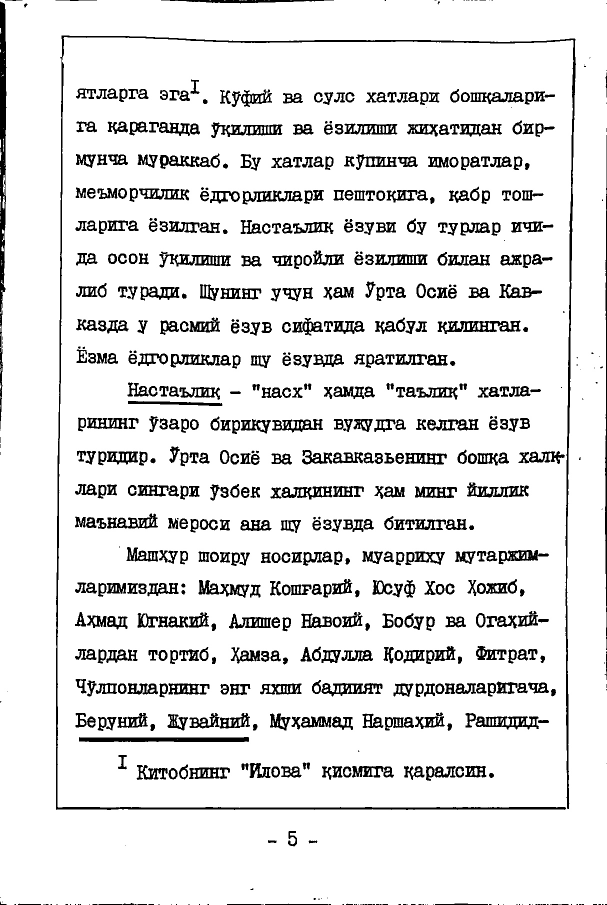
#> input picture 1.jpg, 1214 x 1809 px (shown at 1/2 size)
$ python -i page.py   (imports and definitions only)   (older library calls are emulated)
#> lines starting #> are read from the running program, lines starting #| are printed output that depends on the picture; after the words box and inside, x2 and y2 are one past the last pixel; in counts of white or black regions, pixels touching at a corner belong together
### ocr/helpers.py
""
import matplotlib.pyplot as plt
import numpy as np
import cv2

SMALL_HEIGHT = 800


# [5 lines left out: function implt, not called in this run]


def resize(img, height=SMALL_HEIGHT, allways=False):
    """Resize image to given height."""
    if (img.shape[0] > height or allways):
        rat = height / img.shape[0]
        return cv2.resize(img, (int(rat * img.shape[1]), height))

    return img


def ratio(img, height=SMALL_HEIGHT):
    """Getting scale ratio."""
    return img.shape[0] / height


# [12 lines left out: function img_extend, not called in this run]

### ocr/page.py
import numpy as np
import cv2

from .helpers import *


def detection(image):
    """Finding Page."""
    # Edge detection
    image_edges = _edges_detection(image, 200, 250)

    # Close gaps between edges (double page clouse => rectangle kernel)
    closed_edges = cv2.morphologyEx(image_edges,
                                    cv2.MORPH_CLOSE,
                                    np.ones((5, 11)))
    # Countours
    page_contour = _find_page_contours(closed_edges, resize(image))
    # Recalculate to original scale
    page_contour = page_contour.dot(ratio(image))
    # Transform prespective
    new_image = _persp_transform(image, page_contour)
    return new_image


def _edges_detection(img, minVal, maxVal):
    """Preprocessing (gray, thresh, filter, border) + Canny edge detection."""
    img = cv2.cvtColor(resize(img), cv2.COLOR_BGR2GRAY)

    img = cv2.bilateralFilter(img, 9, 75, 75)
    img = cv2.adaptiveThreshold(img, 255,
                                cv2.ADAPTIVE_THRESH_GAUSSIAN_C,
                                cv2.THRESH_BINARY, 115, 4)

    # Median blur replace center pixel by median of pixels under kelner
    # => removes thin details
    img = cv2.medianBlur(img, 11)

    # Add black border - detection of border touching pages
    img = cv2.copyMakeBorder(img, 5, 5, 5, 5,
                             cv2.BORDER_CONSTANT,
                             value=[0, 0, 0])
    return cv2.Canny(img, minVal, maxVal)


def _four_corners_sort(pts):
    """Sort corners in order: top-left, bot-left, bot-right, top-right."""
    diff = np.diff(pts, axis=1)
    summ = pts.sum(axis=1)
    return np.array([pts[np.argmin(summ)],
                     pts[np.argmax(diff)],
                     pts[np.argmax(summ)],
                     pts[np.argmin(diff)]])


def _contour_offset(cnt, offset):
    """Offset contour because of 5px border."""
    cnt += offset
    cnt[cnt < 0] = 0
    return cnt


def _find_page_contours(edges, img):
    """Finding corner points of page contour."""
    im2, contours, hierarchy = cv2.findContours(edges,
                                                cv2.RETR_TREE,
                                                cv2.CHAIN_APPROX_SIMPLE)

    # Finding biggest rectangle otherwise return original corners
    height = edges.shape[0]
    width = edges.shape[1]
    MIN_COUNTOUR_AREA = height * width * 0.5
    MAX_COUNTOUR_AREA = (width - 10) * (height - 10)

    max_area = MIN_COUNTOUR_AREA
    page_contour = np.array([[0, 0],
                             [0, height - 5],
                             [width - 5, height - 5],
                             [width - 5, 0]])

    for cnt in contours:
        perimeter = cv2.arcLength(cnt, True)
        approx = cv2.approxPolyDP(cnt, 0.03 * perimeter, True)

        # Page has 4 corners and it is convex
        if (len(approx) == 4 and
                cv2.isContourConvex(approx) and
                max_area < cv2.contourArea(approx) < MAX_COUNTOUR_AREA):
            max_area = cv2.contourArea(approx)
            page_contour = approx[:, 0]

    # Sort corners and offset them
    page_contour = _four_corners_sort(page_contour)
    return _contour_offset(page_contour, (-5, -5))


def _persp_transform(img, s_points):
    """Transform perspective from start points to target points."""
    # Euclidean distance - calculate maximum height and width
    height = max(np.linalg.norm(s_points[0] - s_points[1]),
                 np.linalg.norm(s_points[2] - s_points[3]))
    width = max(np.linalg.norm(s_points[1] - s_points[2]),
                np.linalg.norm(s_points[3] - s_points[0]))

    # Create target points
    t_points = np.array([[0, 0],
                         [0, height],
                         [width, height],
                         [width, 0]], np.float32)

    # getPerspectiveTransform() needs float32
    if s_points.dtype != np.float32:
        s_points = s_points.astype(np.float32)

    M = cv2.getPerspectiveTransform(s_points, t_points)
    return cv2.warpPerspective(img, M, (int(width), int(height)))

>>> import cv2
>>> picture = cv2.imread('../1.jpg')
#> picture is the input picture: shape (1809, 1214, 3); min 0, max 255, mean 227.5
>>> result = detection(picture)
#> in resize, `return cv2.resize(img, (int(rat * img.shape[1]), height))`:
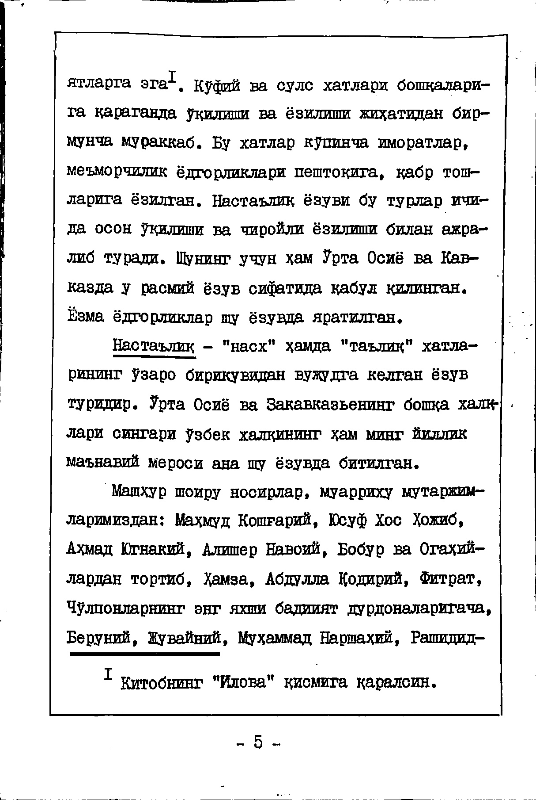
#> returned value: shape (800, 536, 3); min 0, max 255, mean 227.5
#> in _edges_detection, `img = cv2.adaptiveThreshold(img, 255, cv2.ADAPTIVE_THRESH_GAUSSIAN_C, ..`:
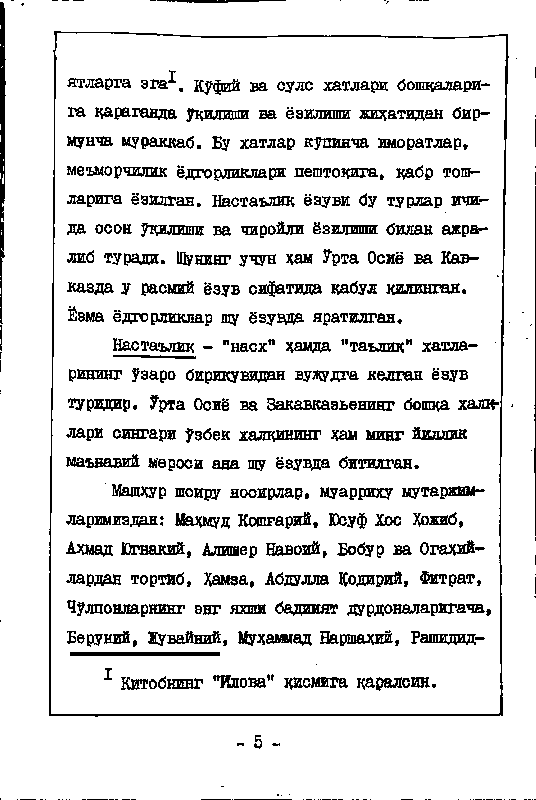
#> img: shape (800, 536); 88.1% white; black in thin lines or dots
#> in _edges_detection, `img = cv2.medianBlur(img, 11)`:
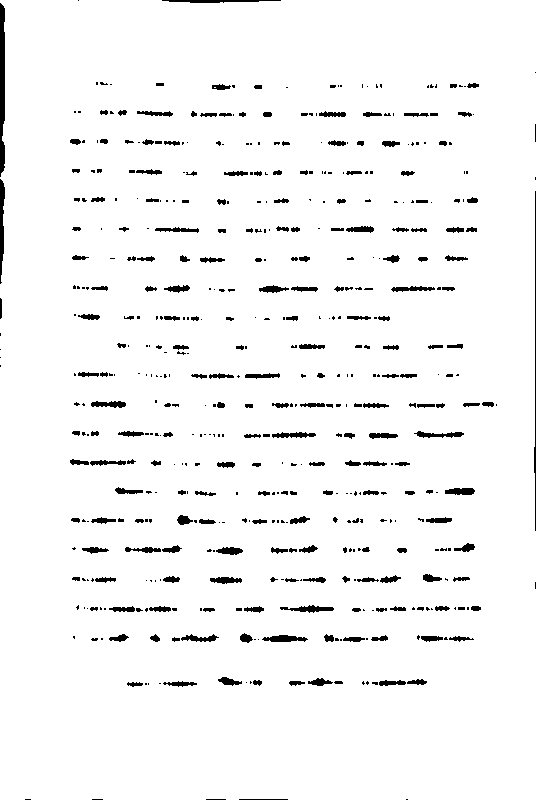
#> img: shape (800, 536); 96.1% white; 500 black regions (279 under 20 px), largest, box (x1, y1, x2, y2) and area: (0, 3, 5, 177) 776, (534, 191, 536, 531) 366, (0, 179, 5, 284) 348
#> in _edges_detection, `img = cv2.copyMakeBorder(img, 5, 5, 5, 5, cv2.BORDER_CONSTANT, value=[..`:
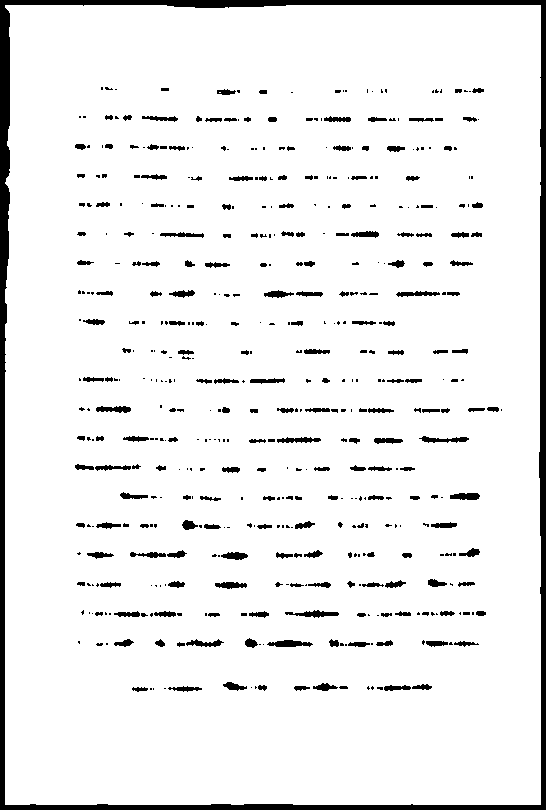
#> img: shape (810, 546); 93.2% white; 482 black regions (267 under 20 px), largest, box (x1, y1, x2, y2) and area: (0, 0, 546, 810) 15355, (267, 640, 313, 647) 221, (285, 610, 339, 618) 219
#> in _edges_detection, `return cv2.Canny(img, minVal, maxVal)`:
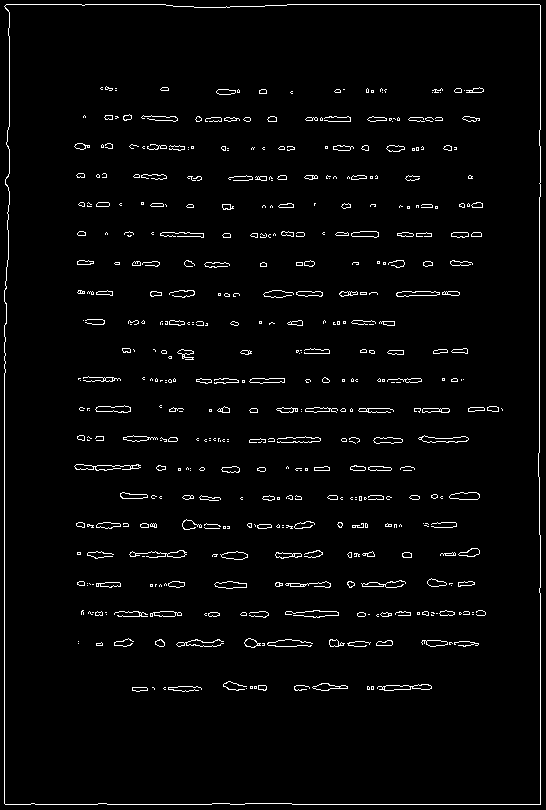
#> returned value: shape (810, 546); 2.8% white in thin lines or dots
#> in detection, `closed_edges = cv2.morphologyEx(image_edges, cv2.MORPH_CLOSE, np.ones(..`:
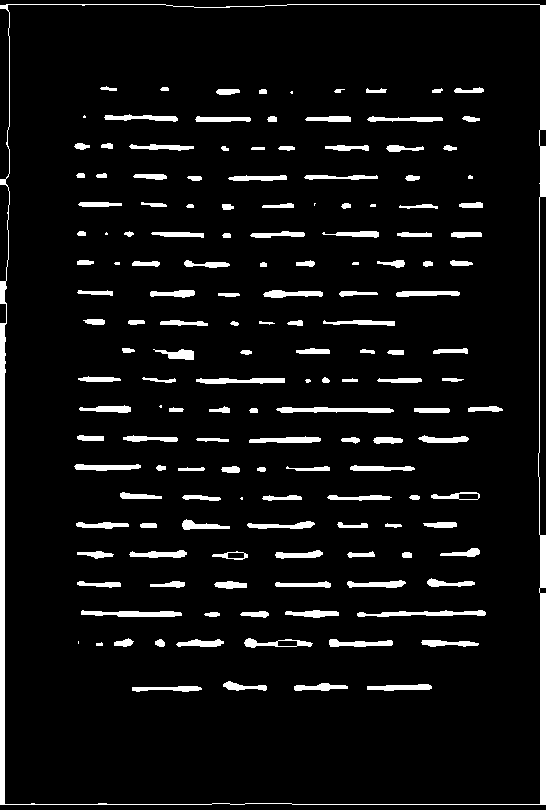
#> closed_edges: shape (810, 546); 6.7% white; 157 white regions (11 under 20 px)
#> in _find_page_contours, `im2, contours, hierarchy = cv2.findContours(edges, cv2.RETR_TREE, cv2...`: contours = 161 contours, 16 with area under 20; largest, box (x1, y1, x2, y2) and area: (0, 4, 546, 805) 431161, (4, 4, 541, 805) 426850, (276, 407, 394, 413) 406, (81, 610, 182, 617) 386, (357, 610, 486, 617) 381
#> the loop in _find_page_contours, `for cnt in contours:` made 161 passes
#> (perimeter, max_area, page_contour) on pass 2: (2692.8, 426269, [[8, 4], [540, 5], [539, 804], [4, 803]])
#> (perimeter, approx) on passes 1, 3, 4, 5, 8, 9: (2768.7, [[0, 5], [0, 804], [545, 804], [545, 5]]), (146.1, [[201, 688], [132, 690]]), (135.9, [[431, 686], [367, 689]]), (116.4, [[347, 686], [321, 683], [294, 689]]), (4, [[78, 641], [78, 643]]), (123.2, [[421, 642], [478, 644]])
#> after the loop in _find_page_contours, `for cnt in contours:`: max_area = 426269
#> in _four_corners_sort, `diff = np.diff(pts, axis=1)`: diff = [-4, -535, 265, 799]
#> in _four_corners_sort, `summ = pts.sum(axis=1)`: summ = [12, 545, 1343, 807]
#> in _find_page_contours, `page_contour = _four_corners_sort(page_contour)`: page_contour = [[8, 4], [4, 803], [539, 804], [540, 5]]
#> in _contour_offset, `cnt += offset`: cnt = [[3, -1], [-1, 798], [534, 799], [535, 0]]
#> in detection, `page_contour = _find_page_contours(closed_edges, resize(image))`: page_contour = [[3, 0], [0, 798], [534, 799], [535, 0]]
#> in detection, `page_contour = page_contour.dot(ratio(image))`: page_contour = [[6.78, 0], [0, 1804.5], [1207.5, 1806.7], [1209.8, 0]]
#> in _persp_transform, `height = max(np.linalg.norm(s_points[0] - s_points[1]), np.linalg.norm..`: height = 1806.7
#> in _persp_transform, `width = max(np.linalg.norm(s_points[1] - s_points[2]), np.linalg.norm(..`: width = 1207.5
#> in _persp_transform, `t_points = np.array([[0, 0], [0, height], [width, height], [width, 0]]..`: t_points = [[0, 0], [0, 1806.7], [1207.5, 1806.7], [1207.5, 0]]
#> in _persp_transform, `s_points = s_points.astype(np.float32)`: s_points has the same summary as page_contour in detection
#> in _persp_transform, `M = cv2.getPerspectiveTransform(s_points, t_points)`: M = [[1.01, 0.00378, -6.82], [6.39e-19, 1.01, -7.73e-16], [1.04e-06, 2.09e-06, 1]]
#> in _persp_transform, `return cv2.warpPerspective(img, M, (int(width), int(height)))`:
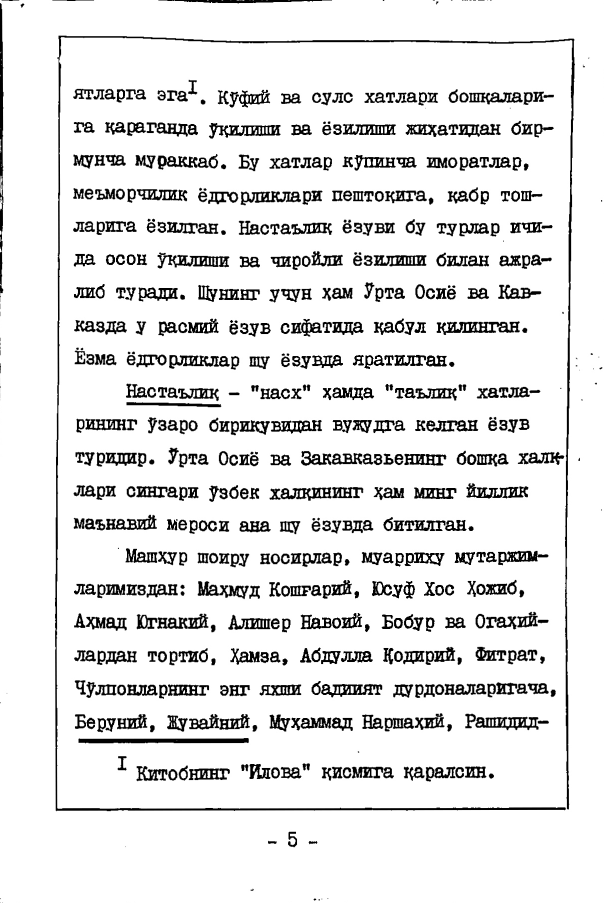
#> returned value: shape (1806, 1207, 3) (shown at 1/2 size); min 0, max 255, mean 228

$ run again, on cyc2.png
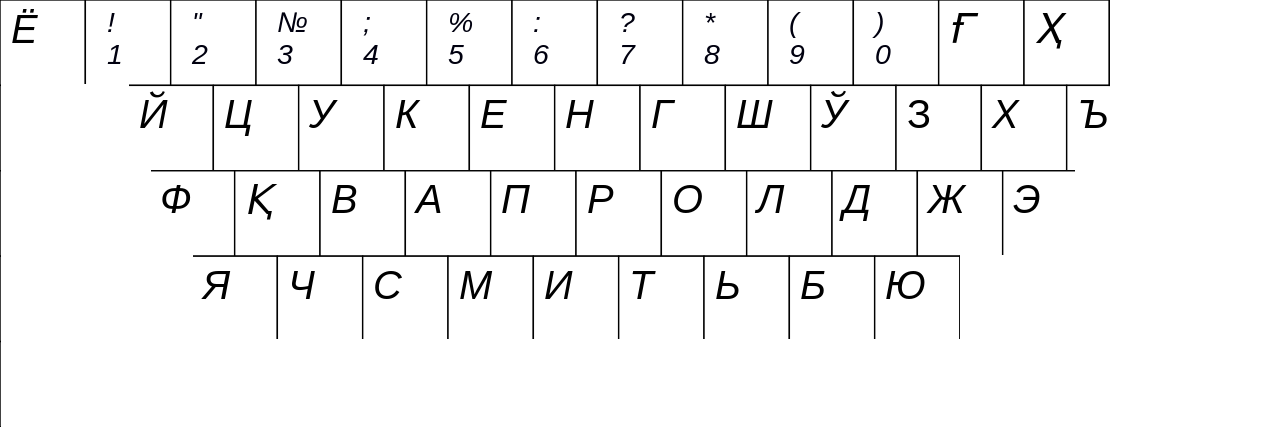
#> input picture cyc2.png, 1280 x 427 px
#> picture is the input picture: shape (427, 1280, 3); mean B, G, R 244.9, 244.9, 244.9
#> in detection, `closed_edges = cv2.morphologyEx(image_edges, cv2.MORPH_CLOSE, np.ones(..`:
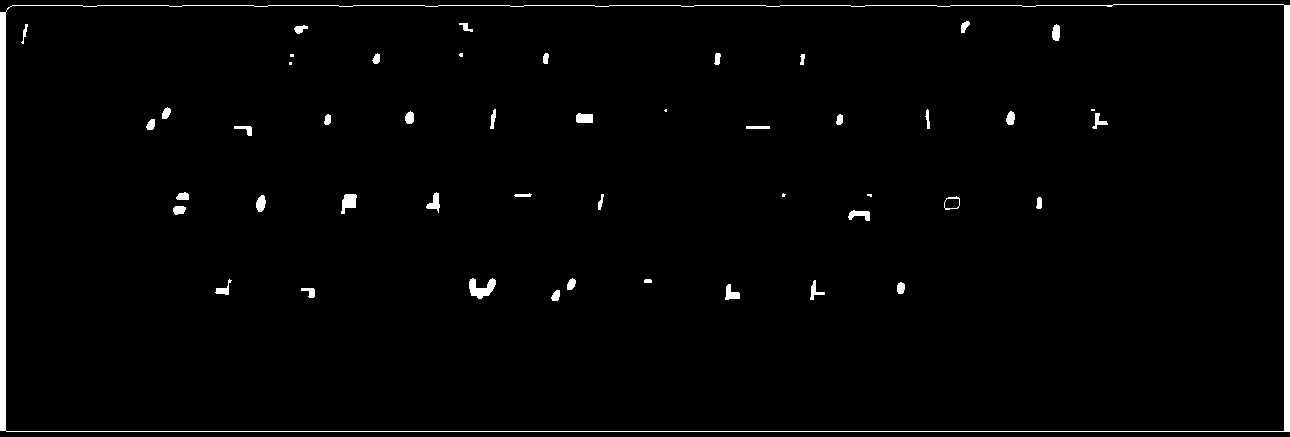
#> closed_edges: shape (437, 1290); 2% white; 48 white regions (7 under 20 px)
#> contours = 50 contours, 7 with area under 20; largest, box (x1, y1, x2, y2) and area: (0, 4, 1290, 432) 549062, (5, 4, 1285, 432) 544835, (469, 278, 496, 299) 272, (341, 194, 357, 214) 176, (944, 196, 960, 210) 158
#> the loop in _find_page_contours, `for cnt in contours:` made 50 passes
#> (perimeter, max_area, page_contour) on pass 1: (3437.3, 545919.5, [[1289, 5], [12, 5], [0, 430], [1289, 431]])
#> after the loop in _find_page_contours, `for cnt in contours:`: max_area = 545919.5
#> diff = [-1284, -7, 430, -858]
#> summ = [1294, 17, 430, 1720]
#> in _find_page_contours, `page_contour = _four_corners_sort(page_contour)`: page_contour = [[12, 5], [0, 430], [1289, 431], [1289, 5]]
#> in _contour_offset, `cnt += offset`: cnt = [[7, 0], [-5, 425], [1284, 426], [1284, 0]]
#> in detection, `page_contour = _find_page_contours(closed_edges, resize(image))`: page_contour = [[7, 0], [0, 425], [1284, 426], [1284, 0]]
#> in detection, `page_contour = page_contour.dot(ratio(image))`: page_contour = [[3.74, 0], [0, 226.8], [685.3, 227.4], [685.3, 0]]
#> in _persp_transform, `height = max(np.linalg.norm(s_points[0] - s_points[1]), np.linalg.norm..`: height = 227.4
#> in _persp_transform, `width = max(np.linalg.norm(s_points[1] - s_points[2]), np.linalg.norm(..`: width = 685.3
#> t_points = [[0, 0], [0, 227.4], [685.3, 227.4], [685.3, 0]]
#> s_points has the same summary as page_contour in detection
#> M = [[1.01, 0.0166, -3.77], [-3.14e-17, 1.01, -6.51e-17], [3.43e-06, 2.42e-05, 1]]
#> in _persp_transform, `return cv2.warpPerspective(img, M, (int(width), int(height)))`:
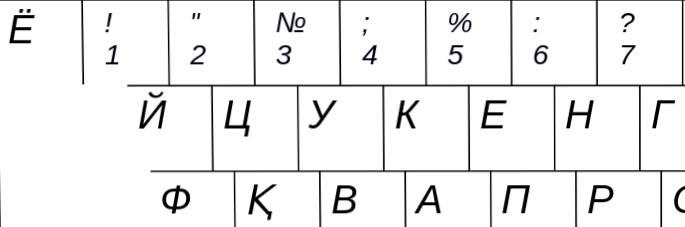
#> returned value: shape (227, 685, 3); mean of channels 0, 1, 2 239.7, 239.6, 239.6; drawn as B, G, R
